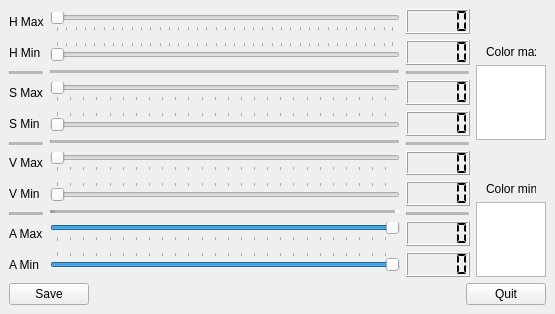
<?xml version="1.0" encoding="UTF-8"?>
<ui version="4.0">
 <class>CalibrationWindow</class>
 <widget class="QMainWindow" name="CalibrationWindow">
  <property name="geometry">
   <rect>
    <x>0</x>
    <y>0</y>
    <width>555</width>
    <height>314</height>
   </rect>
  </property>
  <property name="windowTitle">
   <string>Calibration HSV threshold</string>
  </property>
  <property name="windowOpacity">
   <double>1.000000000000000</double>
  </property>
  <property name="animated">
   <bool>true</bool>
  </property>
  <property name="documentMode">
   <bool>false</bool>
  </property>
  <widget class="QWidget" name="centralwidget">
   <layout class="QGridLayout" name="gridLayout" rowstretch="0,0,0" columnstretch="0">
    <item row="1" column="0">
     <layout class="QHBoxLayout" name="horizontalLayout">
      <item>
       <layout class="QVBoxLayout" name="verticalLayout_2" stretch="0,0,0,0,0,0,0,0,0,0,0">
        <item>
         <widget class="QLabel" name="label_2">
          <property name="text">
           <string>H Max</string>
          </property>
         </widget>
        </item>
        <item>
         <widget class="QLabel" name="label">
          <property name="text">
           <string>H Min</string>
          </property>
         </widget>
        </item>
        <item>
         <widget class="Line" name="line_6">
          <property name="midLineWidth">
           <number>5</number>
          </property>
          <property name="orientation">
           <enum>Qt::Horizontal</enum>
          </property>
         </widget>
        </item>
        <item>
         <widget class="QLabel" name="label_4">
          <property name="text">
           <string>S Max</string>
          </property>
         </widget>
        </item>
        <item>
         <widget class="QLabel" name="label_3">
          <property name="text">
           <string>S Min</string>
          </property>
         </widget>
        </item>
        <item>
         <widget class="Line" name="line_4">
          <property name="midLineWidth">
           <number>5</number>
          </property>
          <property name="orientation">
           <enum>Qt::Horizontal</enum>
          </property>
         </widget>
        </item>
        <item>
         <widget class="QLabel" name="label_6">
          <property name="text">
           <string>V Max</string>
          </property>
         </widget>
        </item>
        <item>
         <widget class="QLabel" name="label_5">
          <property name="text">
           <string>V Min</string>
          </property>
         </widget>
        </item>
        <item>
         <widget class="Line" name="line_2">
          <property name="midLineWidth">
           <number>5</number>
          </property>
          <property name="orientation">
           <enum>Qt::Horizontal</enum>
          </property>
         </widget>
        </item>
        <item>
         <widget class="QLabel" name="label_9">
          <property name="text">
           <string>A Max</string>
          </property>
         </widget>
        </item>
        <item>
         <widget class="QLabel" name="label_10">
          <property name="text">
           <string>A Min</string>
          </property>
         </widget>
        </item>
       </layout>
      </item>
      <item>
       <layout class="QVBoxLayout" name="verticalLayout">
        <item>
         <widget class="QSlider" name="horizontalSliderH_Max">
          <property name="minimum">
           <number>0</number>
          </property>
          <property name="maximum">
           <number>359</number>
          </property>
          <property name="orientation">
           <enum>Qt::Horizontal</enum>
          </property>
          <property name="tickPosition">
           <enum>QSlider::TicksBelow</enum>
          </property>
         </widget>
        </item>
        <item>
         <widget class="QSlider" name="horizontalSliderH_Min">
          <property name="minimum">
           <number>0</number>
          </property>
          <property name="maximum">
           <number>359</number>
          </property>
          <property name="orientation">
           <enum>Qt::Horizontal</enum>
          </property>
          <property name="tickPosition">
           <enum>QSlider::TicksAbove</enum>
          </property>
         </widget>
        </item>
        <item>
         <widget class="Line" name="line_5">
          <property name="midLineWidth">
           <number>5</number>
          </property>
          <property name="orientation">
           <enum>Qt::Horizontal</enum>
          </property>
         </widget>
        </item>
        <item>
         <widget class="QSlider" name="horizontalSliderS_Max">
          <property name="minimum">
           <number>0</number>
          </property>
          <property name="maximum">
           <number>255</number>
          </property>
          <property name="orientation">
           <enum>Qt::Horizontal</enum>
          </property>
          <property name="tickPosition">
           <enum>QSlider::TicksBelow</enum>
          </property>
         </widget>
        </item>
        <item>
         <widget class="QSlider" name="horizontalSliderS_Min">
          <property name="minimum">
           <number>0</number>
          </property>
          <property name="maximum">
           <number>255</number>
          </property>
          <property name="orientation">
           <enum>Qt::Horizontal</enum>
          </property>
          <property name="tickPosition">
           <enum>QSlider::TicksAbove</enum>
          </property>
         </widget>
        </item>
        <item>
         <widget class="Line" name="line_3">
          <property name="frameShadow">
           <enum>QFrame::Sunken</enum>
          </property>
          <property name="lineWidth">
           <number>1</number>
          </property>
          <property name="midLineWidth">
           <number>5</number>
          </property>
          <property name="orientation">
           <enum>Qt::Horizontal</enum>
          </property>
         </widget>
        </item>
        <item>
         <widget class="QSlider" name="horizontalSliderV_Max">
          <property name="minimum">
           <number>0</number>
          </property>
          <property name="maximum">
           <number>255</number>
          </property>
          <property name="orientation">
           <enum>Qt::Horizontal</enum>
          </property>
          <property name="tickPosition">
           <enum>QSlider::TicksBelow</enum>
          </property>
         </widget>
        </item>
        <item>
         <widget class="QSlider" name="horizontalSliderV_Min">
          <property name="minimum">
           <number>0</number>
          </property>
          <property name="maximum">
           <number>255</number>
          </property>
          <property name="orientation">
           <enum>Qt::Horizontal</enum>
          </property>
          <property name="tickPosition">
           <enum>QSlider::TicksAbove</enum>
          </property>
         </widget>
        </item>
        <item>
         <widget class="Line" name="line">
          <property name="lineWidth">
           <number>5</number>
          </property>
          <property name="midLineWidth">
           <number>5</number>
          </property>
          <property name="orientation">
           <enum>Qt::Horizontal</enum>
          </property>
         </widget>
        </item>
        <item>
         <widget class="QSlider" name="horizontalSliderAMax">
          <property name="maximum">
           <number>255</number>
          </property>
          <property name="value">
           <number>255</number>
          </property>
          <property name="orientation">
           <enum>Qt::Horizontal</enum>
          </property>
          <property name="tickPosition">
           <enum>QSlider::TicksBelow</enum>
          </property>
          <property name="tickInterval">
           <number>10</number>
          </property>
         </widget>
        </item>
        <item>
         <widget class="QSlider" name="horizontalSliderAMin">
          <property name="maximum">
           <number>255</number>
          </property>
          <property name="value">
           <number>255</number>
          </property>
          <property name="orientation">
           <enum>Qt::Horizontal</enum>
          </property>
          <property name="tickPosition">
           <enum>QSlider::TicksAbove</enum>
          </property>
         </widget>
        </item>
       </layout>
      </item>
      <item>
       <layout class="QVBoxLayout" name="verticalLayout_3">
        <item>
         <widget class="QLCDNumber" name="lcdNumber_2">
          <property name="smallDecimalPoint">
           <bool>false</bool>
          </property>
          <property name="segmentStyle">
           <enum>QLCDNumber::Flat</enum>
          </property>
         </widget>
        </item>
        <item>
         <widget class="QLCDNumber" name="lcdNumber">
          <property name="smallDecimalPoint">
           <bool>false</bool>
          </property>
          <property name="segmentStyle">
           <enum>QLCDNumber::Flat</enum>
          </property>
         </widget>
        </item>
        <item>
         <widget class="Line" name="line_8">
          <property name="midLineWidth">
           <number>5</number>
          </property>
          <property name="orientation">
           <enum>Qt::Horizontal</enum>
          </property>
         </widget>
        </item>
        <item>
         <widget class="QLCDNumber" name="lcdNumber_4">
          <property name="smallDecimalPoint">
           <bool>false</bool>
          </property>
          <property name="segmentStyle">
           <enum>QLCDNumber::Flat</enum>
          </property>
         </widget>
        </item>
        <item>
         <widget class="QLCDNumber" name="lcdNumber_3">
          <property name="smallDecimalPoint">
           <bool>false</bool>
          </property>
          <property name="segmentStyle">
           <enum>QLCDNumber::Flat</enum>
          </property>
         </widget>
        </item>
        <item>
         <widget class="Line" name="line_7">
          <property name="midLineWidth">
           <number>5</number>
          </property>
          <property name="orientation">
           <enum>Qt::Horizontal</enum>
          </property>
         </widget>
        </item>
        <item>
         <widget class="QLCDNumber" name="lcdNumber_6">
          <property name="smallDecimalPoint">
           <bool>false</bool>
          </property>
          <property name="segmentStyle">
           <enum>QLCDNumber::Flat</enum>
          </property>
         </widget>
        </item>
        <item>
         <widget class="QLCDNumber" name="lcdNumber_5">
          <property name="smallDecimalPoint">
           <bool>false</bool>
          </property>
          <property name="segmentStyle">
           <enum>QLCDNumber::Flat</enum>
          </property>
         </widget>
        </item>
        <item>
         <widget class="Line" name="line_9">
          <property name="midLineWidth">
           <number>5</number>
          </property>
          <property name="orientation">
           <enum>Qt::Horizontal</enum>
          </property>
         </widget>
        </item>
        <item>
         <widget class="QLCDNumber" name="lcdNumber_7">
          <property name="segmentStyle">
           <enum>QLCDNumber::Flat</enum>
          </property>
         </widget>
        </item>
        <item>
         <widget class="QLCDNumber" name="lcdNumber_8">
          <property name="segmentStyle">
           <enum>QLCDNumber::Flat</enum>
          </property>
         </widget>
        </item>
       </layout>
      </item>
      <item>
       <layout class="QVBoxLayout" name="verticalLayout_4">
        <property name="sizeConstraint">
         <enum>QLayout::SetDefaultConstraint</enum>
        </property>
        <item alignment="Qt::AlignHCenter|Qt::AlignBottom">
         <widget class="QLabel" name="labelMax">
          <property name="maximumSize">
           <size>
            <width>50</width>
            <height>16777215</height>
           </size>
          </property>
          <property name="text">
           <string>Color max</string>
          </property>
         </widget>
        </item>
        <item alignment="Qt::AlignHCenter|Qt::AlignVCenter">
         <widget class="QTextEdit" name="textEditColorMax">
          <property name="maximumSize">
           <size>
            <width>70</width>
            <height>75</height>
           </size>
          </property>
          <property name="frameShape">
           <enum>QFrame::StyledPanel</enum>
          </property>
          <property name="frameShadow">
           <enum>QFrame::Sunken</enum>
          </property>
          <property name="verticalScrollBarPolicy">
           <enum>Qt::ScrollBarAsNeeded</enum>
          </property>
          <property name="readOnly">
           <bool>true</bool>
          </property>
          <property name="overwriteMode">
           <bool>false</bool>
          </property>
          <property name="textInteractionFlags">
           <set>Qt::NoTextInteraction</set>
          </property>
         </widget>
        </item>
        <item alignment="Qt::AlignHCenter|Qt::AlignBottom">
         <widget class="QLabel" name="labelMin">
          <property name="maximumSize">
           <size>
            <width>50</width>
            <height>16777215</height>
           </size>
          </property>
          <property name="text">
           <string>Color min</string>
          </property>
         </widget>
        </item>
        <item alignment="Qt::AlignHCenter">
         <widget class="QTextEdit" name="textEditColorMin">
          <property name="maximumSize">
           <size>
            <width>70</width>
            <height>75</height>
           </size>
          </property>
          <property name="readOnly">
           <bool>true</bool>
          </property>
          <property name="overwriteMode">
           <bool>false</bool>
          </property>
          <property name="textInteractionFlags">
           <set>Qt::NoTextInteraction</set>
          </property>
         </widget>
        </item>
       </layout>
      </item>
     </layout>
    </item>
    <item row="2" column="0">
     <layout class="QHBoxLayout" name="horizontalLayout_3">
      <item alignment="Qt::AlignLeft">
       <widget class="QPushButton" name="pushButtonSave">
        <property name="text">
         <string>Save</string>
        </property>
       </widget>
      </item>
      <item alignment="Qt::AlignRight">
       <widget class="QPushButton" name="pushButtonQuit">
        <property name="text">
         <string>Quit</string>
        </property>
       </widget>
      </item>
     </layout>
    </item>
   </layout>
  </widget>
 </widget>
 <resources/>
 <connections>
  <connection>
   <sender>horizontalSliderH_Min</sender>
   <signal>valueChanged(int)</signal>
   <receiver>lcdNumber</receiver>
   <slot>display(int)</slot>
   <hints>
    <hint type="sourcelabel">
     <x>224</x>
     <y>33</y>
    </hint>
    <hint type="destinationlabel">
     <x>441</x>
     <y>27</y>
    </hint>
   </hints>
  </connection>
  <connection>
   <sender>horizontalSliderH_Max</sender>
   <signal>valueChanged(int)</signal>
   <receiver>lcdNumber_2</receiver>
   <slot>display(int)</slot>
   <hints>
    <hint type="sourcelabel">
     <x>224</x>
     <y>72</y>
    </hint>
    <hint type="destinationlabel">
     <x>441</x>
     <y>69</y>
    </hint>
   </hints>
  </connection>
  <connection>
   <sender>horizontalSliderS_Min</sender>
   <signal>valueChanged(int)</signal>
   <receiver>lcdNumber_3</receiver>
   <slot>display(int)</slot>
   <hints>
    <hint type="sourcelabel">
     <x>224</x>
     <y>111</y>
    </hint>
    <hint type="destinationlabel">
     <x>441</x>
     <y>110</y>
    </hint>
   </hints>
  </connection>
  <connection>
   <sender>horizontalSliderS_Max</sender>
   <signal>valueChanged(int)</signal>
   <receiver>lcdNumber_4</receiver>
   <slot>display(int)</slot>
   <hints>
    <hint type="sourcelabel">
     <x>224</x>
     <y>150</y>
    </hint>
    <hint type="destinationlabel">
     <x>441</x>
     <y>152</y>
    </hint>
   </hints>
  </connection>
  <connection>
   <sender>horizontalSliderV_Min</sender>
   <signal>valueChanged(int)</signal>
   <receiver>lcdNumber_5</receiver>
   <slot>display(int)</slot>
   <hints>
    <hint type="sourcelabel">
     <x>224</x>
     <y>189</y>
    </hint>
    <hint type="destinationlabel">
     <x>441</x>
     <y>193</y>
    </hint>
   </hints>
  </connection>
  <connection>
   <sender>horizontalSliderV_Max</sender>
   <signal>valueChanged(int)</signal>
   <receiver>lcdNumber_6</receiver>
   <slot>display(int)</slot>
   <hints>
    <hint type="sourcelabel">
     <x>224</x>
     <y>228</y>
    </hint>
    <hint type="destinationlabel">
     <x>441</x>
     <y>235</y>
    </hint>
   </hints>
  </connection>
  <connection>
   <sender>horizontalSliderAMax</sender>
   <signal>valueChanged(int)</signal>
   <receiver>lcdNumber_7</receiver>
   <slot>display(int)</slot>
   <hints>
    <hint type="sourcelabel">
     <x>205</x>
     <y>196</y>
    </hint>
    <hint type="destinationlabel">
     <x>403</x>
     <y>191</y>
    </hint>
   </hints>
  </connection>
  <connection>
   <sender>horizontalSliderAMin</sender>
   <signal>valueChanged(int)</signal>
   <receiver>lcdNumber_8</receiver>
   <slot>display(int)</slot>
   <hints>
    <hint type="sourcelabel">
     <x>205</x>
     <y>221</y>
    </hint>
    <hint type="destinationlabel">
     <x>403</x>
     <y>219</y>
    </hint>
   </hints>
  </connection>
 </connections>
</ui>
